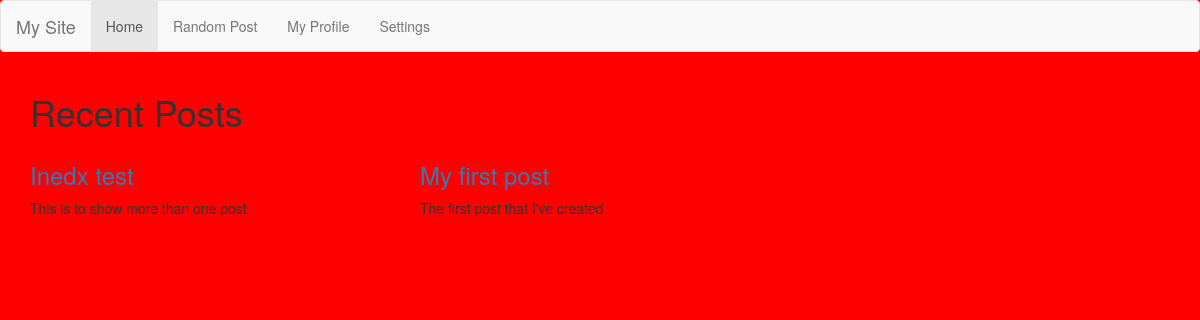
The page / on the database its author committed.
### blog/models.py (models this page shows, shortened)
class Post(models.Model):
    title = models.CharField(max_length=255)
    slug = models.SlugField(max_length=255, unique=True)
    summary = models.CharField(max_length=300)
    content = models.TextField()
    published = models.BooleanField(default=True)
    created = models.DateTimeField(auto_now_add=True)
    image = models.ImageField(upload_to='img')
    class Meta:
        ordering = ['-created']

### blog/views.py (the view)
# urls.py: url(r'^$', blog_views.index),
def index(request):
    posts = Post.objects.all()
    return render(request, 'index.html', {'posts': posts})

### blog/templates/index.html
{% extends 'base.html' %}
{% block content %}
    <div class="container">
        <div class="row">
            <div class="col-md-12">
                <h1 class="thin center">Recent Posts</h1>
            </div>
            {% for post in posts %}
                <div class="col-md-4">
                    <div class="card" style="background:url({{ post.image.url }})">
                        <h3 class="post-title"><a href="/post/{{ post.slug }}">{{ post.title }}</a></h3>
                    </div>
                    <p>{{ post.summary }}</p>
                </div>
            {% endfor %}
        </div>
    </div>
{% endblock %}

### blog/templates/base.html (shortened to what this page needs)
{% load static %}
{% load bootstrap3 %}
{% bootstrap_css %}
<html lang="en">
<head>
    <link rel="stylesheet" type="text/css" href="{% static 'css/style.css' %}">
</head>
<body>
<nav class="navbar navbar-default">
    <div class="container-fluid">
        <div class="navbar-header">
            <a class="navbar-brand" href="#">{% block title %}My Site{% endblock %}</a>
        </div>
        <div class="collapse navbar-collapse" id="bs-example-navbar-collapse-1">
            <ul class="nav navbar-nav">
                <li class="active"><a href="/">Home <span class="sr-only">(current)</span></a></li>
                <li><a href="#">Random Post</a></li>
                <li><a href="#">My Profile</a></li>
                <li><a href="#">Settings</a></li>
            </ul>
        </div>
    </div>
</nav>
<div id="content">
    {% block content %}{% endblock %}
</div>
</body>
</html>

### blog/static/css/style.css (style rules this page uses)
body { background: #f00 !important; }

### rows shown on the page
Post: title "Inedx test", summary "This is to show more than one post"
Post: title "My first post", summary "The first post that I've created"
